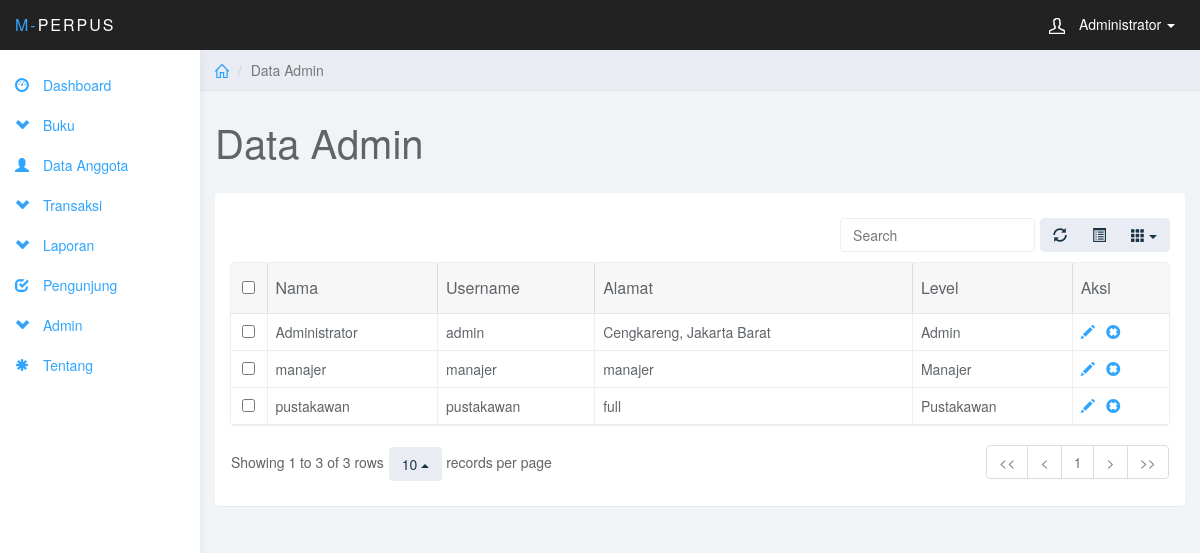
/modul/index.php?page=admin (signed in), run on the app's committed database.
### tables this page shows
CREATE TABLE `tbl_user` (
  `id` int(3) NOT NULL,
  `nama` varchar(25) NOT NULL,
  `username` varchar(10) NOT NULL,
  `password` varchar(200) NOT NULL,
  `alamat` varchar(100) NOT NULL,
  `level` enum('Admin','Manajer','Pustakawan') NOT NULL
);

### modul/admin/admin.php (the view, shortened to what this page needs)
<div class="col-sm-9 col-sm-offset-3 col-lg-10 col-lg-offset-2 main">
	<div class="row">
		<ol class="breadcrumb">
			<li><a href="index.php"><svg class="glyph stroked home"><use xlink:href="#stroked-home"></use></svg></a></li>
			<li class="active">Data Admin</li>
		</ol>
	</div>
	<div class="row">
		<div class="col-lg-12">
			<h1 class="page-header">Data Admin</h1>
		</div>
	</div>
	<div class="row">
		<div class="col-lg-12">
			<div class="panel panel-default">
				<div class="panel-body">
					<table data-toggle="table" data-url="tables/data1.json"  data-show-refresh="true" data-show-toggle="true" data-show-columns="true" data-search="true" data-select-item-name="toolbar1" data-pagination="true" data-sort-name="name" data-sort-order="desc">
					    <thead>
					    <tr>
					        <th data-field="nama"  data-sortable="true">Nama</th>
					        <th data-field="username"  data-sortable="true">Username</th>
					        <th data-field="alamat" data-sortable="true">Alamat</th>
					        <th data-field="level" data-sortable="true">Level</th>
					        <?php if ($level=='Admin') { ?>
					        <th data-field="aksi" data-sortable="true">Aksi</th>
					        <?php } ?>
					    </tr>
					    </thead>
					    <?php
							$queri="Select * From tbl_user ORDER by level" ;
							$hasil=MySQL_query ($queri);
							while ($data = mysql_fetch_array ($hasil)){
							 echo "
						<tr>
						    <td></td>
						    <td>".$data['nama']."</td>
						    <td>".$data['username']."</td>
						    <td>".$data['alamat']."</td>
						    <td>".$data['level']."</td>"
						?>
						<?php if ($level=='Admin') { ?>
						    <td align="center">
							   	<a href="?page=admin_edit&id=<?php echo $data['id']; ?>"><span class="glyphicon glyphicon-pencil" aria-hidden="true"></span></a>&nbsp&nbsp
							   	<a href="?page=admin_hapus&id=<?php echo $data['id']; ?>" onclick="return confirm('Anda yakin ingin menghapus data anggota <?php echo $data['nama']; ?> ?')"><span class="glyphicon glyphicon-remove-sign" aria-hidden="true"></span></a>
							</td>
						<?php } ?>
						</tr>
							<?php } ?>
					</table>
				</div>
			</div>
		</div>
	</div>
</div>

### css/styles.css (style rules this page uses)
body { background: #f1f4f7; padding-top: 50px; color: #5f6468; }
a, a:hover, a:focus { color: #30a5ff; }
h1, h2, h3, h4, h5, h6 { color: #5f6468; }
h1 { font-weight: 300; font-size: 40px; }
.panel { border: 0; }
.breadcrumb { border-radius: 0; padding: 10px 15px; background: #e9ecf2; box-shadow: 0 1px 1px rgba(0, 0, 0, .05); margin: 0 ; }
h1.page-header { margin-top: 30px; border-bottom: 0; }
.table { background: #fff; }
.breadcrumb .glyph { height: 14px; width: 14px; margin: -2px 0 0 0; stroke-width: 4px; }

### data on the page
tbl_user: nama "Administrator", username "admin", alamat "Cengkareng, Jakarta Barat", level "Admin"
tbl_user: nama "manajer", username "manajer", alamat "manajer", level "Manajer"
tbl_user: nama "pustakawan", username "pustakawan", alamat "full", level "Pustakawan"

### other printed values
$_SESSION['nama'] "Administrator"
